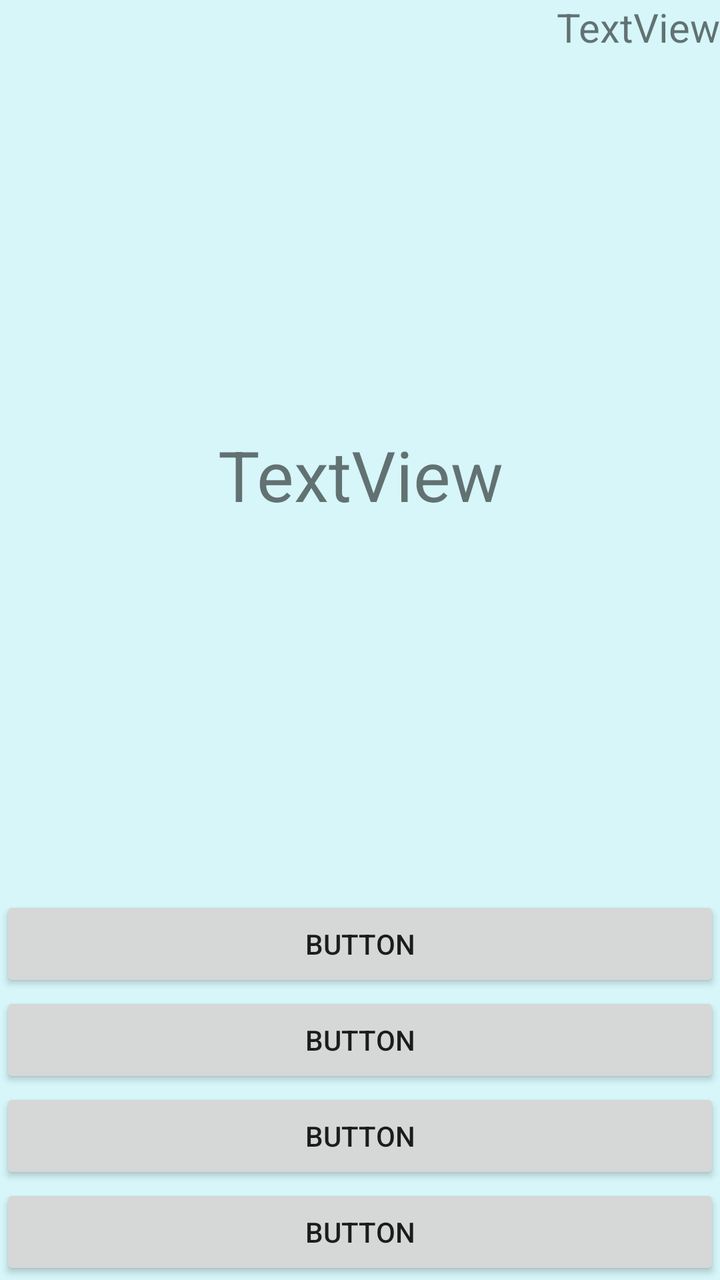
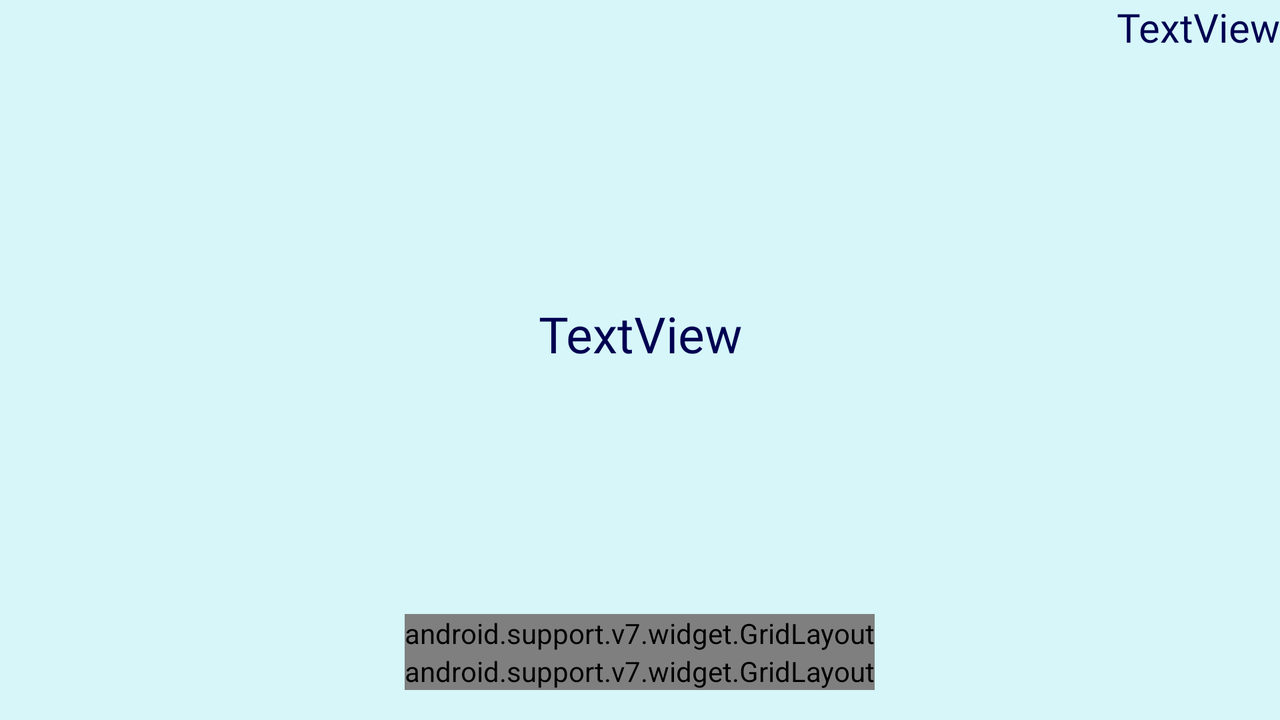

Compare how this app lays out the same screen by default and in its alternative resource folder. The renders come first, then the two layout files and the values they reference.
<!-- AndroidManifest.xml: application theme AppTheme -->
<!-- res/layout/activity_questions.xml -->
<?xml version="1.0" encoding="utf-8"?>
<LinearLayout xmlns:android="http://schemas.android.com/apk/res/android"
    xmlns:app="http://schemas.android.com/apk/res-auto"
    xmlns:tools="http://schemas.android.com/tools"
    android:id="@+id/linear"
    android:layout_width="match_parent"
    android:layout_height="match_parent"
    android:orientation="vertical"
    tools:context=".QuestionsActivity">

    <TextView
        android:id="@+id/currentScore"
        android:layout_width="match_parent"
        android:layout_height="wrap_content"
        android:layout_weight="1"
        android:text="TextView"
        android:textAlignment="viewEnd"
        android:textSize="20dp" />

    <TextView
        android:id="@+id/question"
        android:layout_width="match_parent"
        android:layout_height="wrap_content"
        android:layout_weight="1"
        android:text="TextView"
        android:textAlignment="center"
        android:textSize="35dp" />

    <Button
        android:id="@+id/A"
        android:layout_width="match_parent"
        android:layout_height="wrap_content"
        android:onClick="answerClicked"
        android:text="Button" />

    <Button
        android:id="@+id/B"
        android:layout_width="match_parent"
        android:layout_height="wrap_content"
        android:onClick="answerClicked"
        android:text="Button" />

    <Button
        android:id="@+id/C"
        android:layout_width="match_parent"
        android:layout_height="wrap_content"
        android:onClick="answerClicked"
        android:text="Button" />

    <Button
        android:id="@+id/D"
        android:layout_width="match_parent"
        android:layout_height="wrap_content"
        android:onClick="answerClicked"
        android:text="Button" />
</LinearLayout>
<!-- resources referenced by this layout -->
<resources>
  <style name="AppTheme" parent="Theme.AppCompat.Light.DarkActionBar">
          
          <item name="android:windowBackground">@color/dark_blue</item>
          003878
          <item name="colorPrimary">@color/colorPrimary</item>
          <item name="colorPrimaryDark">@color/colorPrimaryDark</item>
          <item name="colorAccent">@color/colorAccent</item>
          <item name="android:colorBackground">@android:color/background_light</item>
      </style>
  <color name="dark_blue">#d6f6f9</color>
  <color name="colorPrimary">#1a237e</color>
  <color name="colorPrimaryDark">#000051</color>
  <color name="colorAccent">#9e00c5</color>
</resources>
<!-- res/layout-land/activity_questions.xml (the repository's variant of the layout above) -->
<!-- drawn on the phone turned sideways -->
<?xml version="1.0" encoding="utf-8"?>
<LinearLayout xmlns:android="http://schemas.android.com/apk/res/android"
    xmlns:app="http://schemas.android.com/apk/res-auto"
    xmlns:tools="http://schemas.android.com/tools"
    android:id="@+id/linear"
    android:layout_width="match_parent"
    android:layout_height="match_parent"
    android:orientation="vertical"
    tools:context=".QuestionsActivity">

    <TextView
        android:id="@+id/currentScore"
        android:layout_width="match_parent"
        android:layout_height="wrap_content"
        android:color="#6666FF"
        android:fontFamily="@font/andika"
        android:text="TextView"
        android:textAlignment="viewEnd"
        android:textColor="@color/colorPrimaryDark"
        android:textColorLink="@color/colorPrimaryDark"
        android:textSize="20dp" />

    <TextView
        android:id="@+id/question"
        android:layout_width="match_parent"
        android:layout_height="wrap_content"
        android:layout_margin="5dp"
        android:layout_weight="1"
        android:backgroundTint="@android:color/holo_blue_bright"
        android:fontFamily="@font/andika"
        android:gravity="center"
        android:text="TextView"
        android:textAlignment="center"
        android:textColor="@color/colorPrimaryDark"
        android:textSize="25dp" />

    <android.support.v7.widget.GridLayout
        android:layout_width="wrap_content"
        android:layout_height="wrap_content"
        android:layout_gravity="top|center"
        android:gravity="top|center">

        <Button
            android:id="@+id/A"
            android:layout_width="wrap_content"
            android:layout_height="wrap_content"
            android:layout_marginLeft="15dp"
            android:layout_marginTop="2dp"
            android:layout_marginRight="15dp"
            android:background="@drawable/buttonshape1"
            android:elegantTextHeight="false"
            android:fontFamily="@font/andika"
            android:onClick="answerClicked"
            android:shadowColor="#A8A8A8"
            android:shadowDx="0"
            android:shadowDy="0"
            android:shadowRadius="5"
            android:text="Button"
            android:textAllCaps="false"
            android:textColor="#FFFFFF"
            android:textSize="20sp" />


        <Button
            android:id="@+id/B"
            android:layout_width="wrap_content"
            android:layout_height="wrap_content"
            android:layout_marginLeft="15dp"
            android:layout_marginTop="2dp"
            android:layout_marginRight="15dp"
            android:background="@drawable/buttonshape1"
            android:elegantTextHeight="false"
            android:fontFamily="@font/andika"
            android:onClick="answerClicked"
            android:shadowColor="#A8A8A8"
            android:shadowDx="0"
            android:shadowDy="0"
            android:shadowRadius="5"
            android:text="Button"
            android:textAllCaps="false"
            android:textColor="#FFFFFF"
            android:textSize="20sp" />

    </android.support.v7.widget.GridLayout>


    <android.support.v7.widget.GridLayout
        android:layout_width="wrap_content"
        android:layout_height="wrap_content"
        android:layout_gravity="top|center"
        android:layout_marginBottom="15dp"
        android:gravity="top|center">

        <Button
            android:id="@+id/D"
            android:layout_width="wrap_content"
            android:layout_height="wrap_content"
            android:layout_marginLeft="15dp"
            android:layout_marginTop="2dp"
            android:layout_marginRight="15dp"
            android:background="@drawable/buttonshape1"
            android:elegantTextHeight="false"
            android:fontFamily="@font/andika"
            android:onClick="answerClicked"
            android:shadowColor="#A8A8A8"
            android:shadowDx="0"
            android:shadowDy="0"
            android:shadowRadius="5"
            android:text="Button"
            android:textAllCaps="false"
            android:textColor="#FFFFFF"
            android:textSize="20sp" />

        <Button
            android:id="@+id/C"
            android:layout_width="wrap_content"
            android:layout_height="wrap_content"
            android:layout_marginLeft="15dp"
            android:layout_marginTop="2dp"
            android:layout_marginRight="15dp"
            android:background="@drawable/buttonshape1"
            android:elegantTextHeight="false"
            android:fontFamily="@font/andika"
            android:onClick="answerClicked"
            android:shadowColor="#A8A8A8"
            android:shadowDx="0"
            android:shadowDy="0"
            android:shadowRadius="5"
            android:text="Button"
            android:textAllCaps="false"
            android:textColor="#FFFFFF"
            android:textSize="20sp" />
    </android.support.v7.widget.GridLayout>

</LinearLayout>
<!-- resources referenced by the variant -->
<!-- as the phone turned sideways resolves them -->
<resources>
  <color name="colorPrimaryDark">#000051</color>
  <!-- drawable buttonshape1 (drawable) -->
  <?xml version="1.0" encoding="utf-8"?>
  <shape xmlns:android="http://schemas.android.com/apk/res/android" android:shape="rectangle" >
      <corners
          android:radius="14dp"
          />
      <solid
          android:color="#4fc3f7"
          />
      <padding
          android:left="0dp"
          android:top="0dp"
          android:right="0dp"
          android:bottom="0dp"
          />
      <size
          android:width="270dp"
          android:height="60dp"
          />
      <stroke
          android:width="3dp"
          android:color="#0093c4"
          />
  </shape>
  <style name="AppTheme" parent="Theme.AppCompat.Light.DarkActionBar">
          
          <item name="android:windowBackground">@color/dark_blue</item>
          003878
          <item name="colorPrimary">@color/colorPrimary</item>
          <item name="colorPrimaryDark">@color/colorPrimaryDark</item>
          <item name="colorAccent">@color/colorAccent</item>
          <item name="android:colorBackground">@android:color/background_light</item>
      </style>
  <color name="dark_blue">#d6f6f9</color>
  <color name="colorPrimary">#1a237e</color>
  <color name="colorAccent">#9e00c5</color>
</resources>
